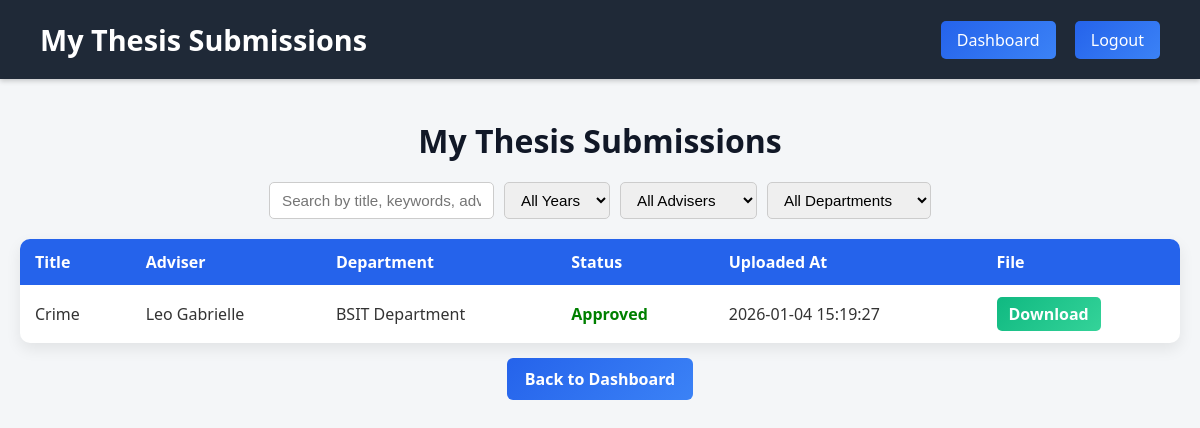
/view_status.php (signed in), run on the app's committed database.
### tables this page shows
CREATE TABLE `thesis` (
  `id` int(11) NOT NULL,
  `student_id` int(11) NOT NULL,
  `title` varchar(255) NOT NULL,
  `abstract` text DEFAULT NULL,
  `keywords` varchar(255) DEFAULT NULL,
  `adviser_id` int(11) DEFAULT NULL,
  `course` varchar(100) DEFAULT NULL,
  `department_id` int(11) DEFAULT NULL,
  `file` varchar(255) DEFAULT NULL,
  `status` enum('Pending','Approved','Rejected') DEFAULT 'Pending',
  `created_at` timestamp NOT NULL DEFAULT current_timestamp()
);

CREATE TABLE `users` (
  `id` int(11) NOT NULL,
  `fullname` varchar(100) NOT NULL,
  `email` varchar(100) NOT NULL,
  `username` varchar(50) NOT NULL,
  `password` varchar(255) NOT NULL,
  `role` enum('Student','Faculty','Admin') NOT NULL DEFAULT 'Student',
  `profile_pic` varchar(255) DEFAULT NULL,
  `signature` varchar(255) DEFAULT NULL,
  `created_at` timestamp NOT NULL DEFAULT current_timestamp()
);

CREATE TABLE `departments` (
  `id` int(11) NOT NULL,
  `name` varchar(100) NOT NULL
);

### view_status.php (the view, shortened to what this page needs)
<?php
include 'database.php';
$student_id = $_SESSION['user_id'];
$stmt = $conn->prepare("
    SELECT t.*, u.fullname AS adviser_name, d.name AS department_name
    FROM thesis t
    LEFT JOIN users u ON t.adviser_id = u.id
    LEFT JOIN departments d ON t.department_id = d.id
    WHERE t.student_id = ?
    ORDER BY t.created_at DESC
");
$stmt->bind_param("i", $student_id);
$stmt->execute();
$result = $stmt->get_result();
?>
<!DOCTYPE html>
<html lang="en">
<head>
</head>
<body>
<header>
    <h2>My Thesis Submissions</h2>
    <nav>
        <a href="dashboard.php">Dashboard</a>
        <a href="logout.php">Logout</a>
    </nav>
</header>
<div class="container">
    <h2 class="page-title">My Thesis Submissions</h2>
    <div class="search-filters">
        <input type="text" id="search" placeholder="Search by title, keywords, adviser...">
        <select id="filter-year">
            <option value="">All Years</option>
        </select>
        <select id="filter-adviser">
            <option value="">All Advisers</option>
        </select>
        <select id="filter-department">
            <option value="">All Departments</option>
        </select>
    </div>
    <table id="thesis-table">
        <thead>
            <tr>
                <th>Title</th>
                <th>Adviser</th>
                <th>Department</th>
                <th>Status</th>
                <th>Uploaded At</th>
                <th>File</th>
            </tr>
        </thead>
        <tbody>
        <?php if($result->num_rows > 0): ?>
            <?php while($row = $result->fetch_assoc()): ?>
                <tr>
                    <td><?php echo $row['title']; ?></td>
                    <td><?php echo $row['adviser_name']; ?></td>
                    <td><?php echo $row['department_name']; ?></td>
                    <td>
                        <?php
                            if($row['status'] == "Pending") echo "<span style='color:orange;font-weight:bold;'>Pending</span>";
                            elseif($row['status'] == "Approved") echo "<span style='color:green;font-weight:bold;'>Approved</span>";
                            else echo "<span style='color:red;font-weight:bold;'>Rejected</span>";
                        ?>
                    </td>
                    <td><?php echo $row['created_at']; ?></td>
                    <td>
                        <?php if($row['status'] == "Approved"): ?>
                            <a class="download-link" href="<?php echo $row['file']; ?>" target="_blank">Download</a>
                        <?php else: ?>
                            N/A
                        <?php endif; ?>
                    </td>
                </tr>
            <?php endwhile; ?>
        <?php else: ?>
            <tr><td colspan="6" style="text-align:center;">No thesis submissions yet.</td></tr>
        <?php endif; ?>
        </tbody>
    </table>
    <p class="back-link"><a href="dashboard.php">Back to Dashboard</a></p>
</div>
</body>
</html>

### view_status.php (style rules this page uses)
body { font-family: 'Segoe UI', Tahoma, Geneva, Verdana, sans-serif; background-color: #f4f6f8; color: #333; margin: 0; padding: 0; }
header { background-color: #1f2937; color: #fff; padding: 20px 40px; display: flex; justify-content: space-between; align-items: center; box-shadow: 0 2px 5px rgba(0,0,0,0.2); }
header h2 { margin: 0; font-size: 1.8rem; }
header nav a { margin-left: 15px; padding: 8px 16px; border-radius: 5px; background: linear-gradient(135deg, #2563eb, #3b82f6); color: #fff; text-decoration: none; }
.container { max-width: 1200px; margin: 40px auto; padding: 0 20px; }
h2.page-title { text-align: center; margin-bottom: 20px; font-size: 2rem; color: #111827; }
.search-filters { display: flex; flex-wrap: wrap; gap: 10px; margin-bottom: 20px; justify-content: center; }
.search-filters input, .search-filters select { padding: 8px 12px; border-radius: 5px; border: 1px solid #ccc; font-size: 0.95rem; }
table { width: 100%; border-collapse: collapse; background-color: #fff; border-radius: 10px; overflow: hidden; box-shadow: 0 6px 15px rgba(0,0,0,0.08); }
table th, table td { padding: 12px 15px; text-align: left; }
table th { background-color: #2563eb; color: #fff; font-weight: 600; }
a.download-link { display: inline-block; padding: 6px 12px; background: linear-gradient(135deg, #10b981, #34d399); color: #fff; border-radius: 5px; font-weight: bold; text-decoration: none; transition: 0.3s; }
p.back-link { text-align: center; margin-top: 25px; }
p.back-link a { padding: 10px 18px; background: linear-gradient(135deg, #2563eb, #3b82f6); color: #fff; border-radius: 6px; text-decoration: none; font-weight: bold; transition: 0.3s; }

### data on the page
thesis: title "Crime", adviser.fullname "Leo Gabrielle", department.name "BSIT Department", status "Approved", created_at "2026-01-04 15:19:27"
